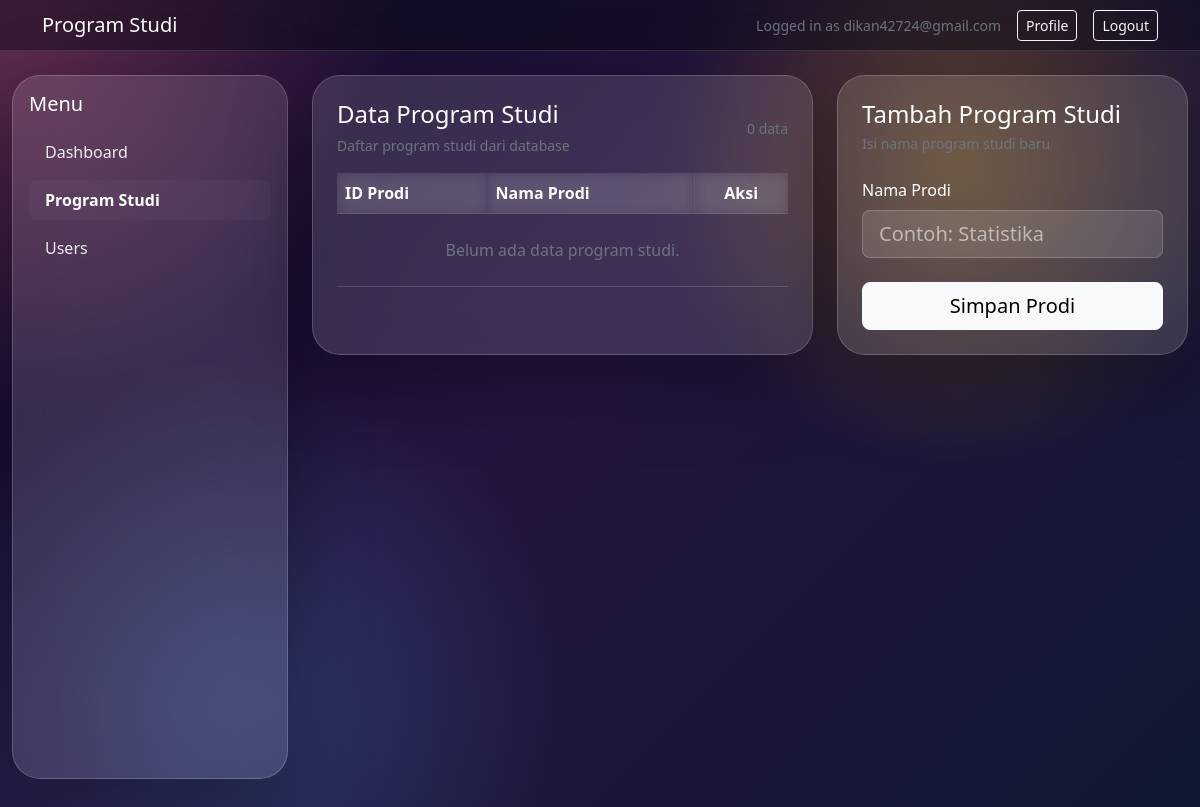
The page /program_studi.php (signed in) on the database as committed earlier.
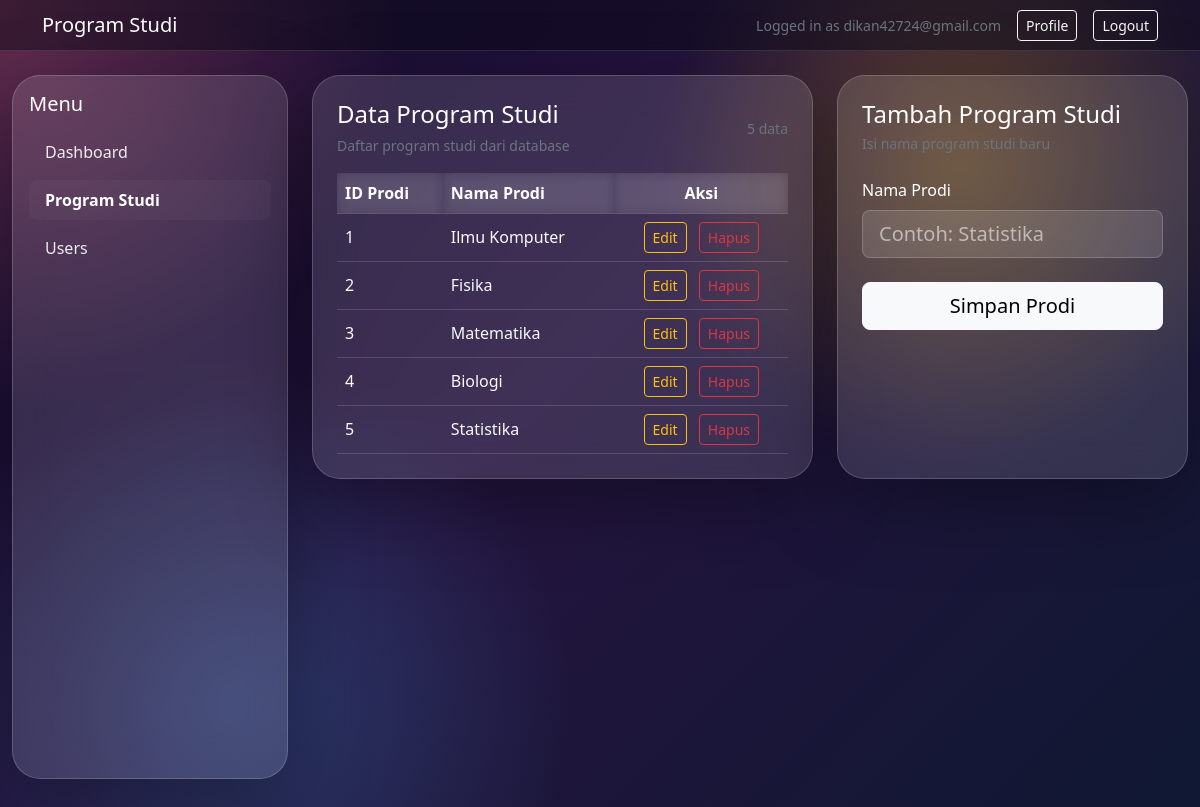
The same page on the database as committed later.
### tables this page shows
CREATE TABLE `prodi_tbl` (
  `prodi_id` int(11) NOT NULL,
  `nama_prodi` varchar(255) NOT NULL
);

### program_studi.php (the view, shortened to what this page needs)
<?php
$dbHost = 'localhost';
$dbUser = 'root';
$dbPassword = '';
$dbName = 'pemweb_db';
$email = $_SESSION['email'] ?? 'User';
$error = '';
$namaProdiValue = '';
$editingProdiId = null;
$conn = new mysqli($dbHost, $dbUser, $dbPassword, $dbName);
$prodiList = [];
if ($error === '') {
	$prodiResult = $conn->query('SELECT prodi_id, nama_prodi FROM prodi_tbl ORDER BY prodi_id ASC');
	if ($prodiResult) {
		while ($row = $prodiResult->fetch_assoc()) {
			$prodiList[] = $row;
		}
	}
}
?>
<!doctype html>
<html lang="en">
<head>
	<link rel="stylesheet" href="css/bootstrap.min.css">
</head>
<body>
	<nav class="navbar navbar-expand-lg navbar-dark" style="background: rgba(10, 10, 20, 0.45); backdrop-filter: blur(16px); border-bottom: 1px solid rgba(255, 255, 255, 0.12);">
		<div class="container">
			<span class="navbar-brand mb-0 h1">Program Studi</span>
			<div class="ms-auto d-flex align-items-center gap-3">
				<span class="text-secondary small">Logged in as <?php echo htmlspecialchars($email, ENT_QUOTES, 'UTF-8'); ?></span>
				<a href="profile.php" class="btn btn-outline-light btn-sm">Profile</a>
				<a href="dashboard.php?logout=1" class="btn btn-outline-light btn-sm">Logout</a>
			</div>
		</div>
	</nav>
	<main class="container-fluid py-4">
		<div class="row g-4">
			<aside class="col-12 col-md-3 mb-4">
				<div class="p-3 hero-glass sidebar">
					<h5 class="mb-3">Menu</h5>
					<ul class="nav flex-column">
						<li class="nav-item mb-2"><a class="nav-link" href="dashboard.php">Dashboard</a></li>
						<li class="nav-item mb-2"><a class="nav-link active" href="program_studi.php">Program Studi</a></li>
						<li class="nav-item mb-2"><a class="nav-link" href="user.php">Users</a></li>
					</ul>
				</div>
			</aside>
			<section class="col-12 col-md-9">
				<div class="row g-4">
					<div class="col-12 col-lg-7">
						<div class="card hero-glass p-4 h-100">
							<div class="d-flex justify-content-between align-items-center mb-3">
								<div>
									<h4 class="mb-1">Data Program Studi</h4>
									<small class="text-secondary">Daftar program studi dari database</small>
								</div>
								<div class="text-secondary small"><?php echo count($prodiList); ?> data</div>
							</div>
							<div class="table-responsive">
								<table class="table table-glass align-middle mb-0">
									<thead>
										<tr>
											<th>ID Prodi</th>
											<th>Nama Prodi</th>
											<th class="text-center">Aksi</th>
										</tr>
									</thead>
									<tbody>
										<?php if (count($prodiList) > 0): ?>
											<?php foreach ($prodiList as $prodi): ?>
												<tr>
													<td><?php echo htmlspecialchars($prodi['prodi_id'] ?? '', ENT_QUOTES, 'UTF-8'); ?></td>
													<td>
														<a href="program_studi.php?edit=<?php echo htmlspecialchars($prodi['prodi_id'] ?? '', ENT_QUOTES, 'UTF-8'); ?>" class="text-light text-decoration-none" style="cursor: pointer;">
															<?php echo htmlspecialchars($prodi['nama_prodi'] ?? '', ENT_QUOTES, 'UTF-8'); ?>
														</a>
													</td>
													<td class="text-center">
														<a href="program_studi.php?edit=<?php echo htmlspecialchars($prodi['prodi_id'] ?? '', ENT_QUOTES, 'UTF-8'); ?>" class="btn btn-sm btn-outline-warning me-2">Edit</a>
														<a href="program_studi.php?delete=<?php echo htmlspecialchars($prodi['prodi_id'] ?? '', ENT_QUOTES, 'UTF-8'); ?>" class="btn btn-sm btn-outline-danger" onclick="return confirm('Apakah Anda yakin ingin menghapus program studi ini?');">Hapus</a>
													</td>
												</tr>
											<?php endforeach; ?>
										<?php else: ?>
											<tr>
												<td colspan="3" class="text-center text-secondary py-4">Belum ada data program studi.</td>
											</tr>
										<?php endif; ?>
									</tbody>
								</table>
							</div>
						</div>
					</div>
					<div class="col-12 col-lg-5">
						<div class="card hero-glass p-4 h-100">
							<h4 class="mb-1"><?php echo $editingProdiId !== null ? 'Edit Program Studi' : 'Tambah Program Studi'; ?></h4>
							<small class="text-secondary d-block mb-4"><?php echo $editingProdiId !== null ? 'Update data program studi' : 'Isi nama program studi baru'; ?></small>
							<form method="post" action="program_studi.php">
								<div class="mb-4">
									<label for="nama_prodi" class="form-label">Nama Prodi</label>
									<input type="text" class="form-control form-control-lg" id="nama_prodi" name="nama_prodi" value="<?php echo htmlspecialchars($namaProdiValue, ENT_QUOTES, 'UTF-8'); ?>" placeholder="Contoh: Statistika" required>
								</div>
								<div class="d-grid gap-2 d-flex">
									<button type="submit" class="btn btn-light btn-lg flex-grow-1"><?php echo $editingProdiId !== null ? 'Perbarui Prodi' : 'Simpan Prodi'; ?></button>
								</div>
							</form>
						</div>
					</div>
				</div>
			</section>
		</div>
	</main>
</body>
</html>

### program_studi.php (style rules this page uses)
body { min-height: 100vh; background: radial-gradient(circle at top left, rgba(255, 111, 145, 0.35), transparent 28%), radial-gradient(circle at 80% 20%, rgba(255, 196, 0, 0.28), transparent 26%), radial-gradient(circle at 20% 85%, rgba(76, 175, 255, 0.24), transparent 28%), linear-gradient(135deg, #140b2d 0%, #25143f 45%, #0f1832 100%); color: #fff; }
.hero-glass { backdrop-filter: blur(20px); background: rgba(255, 255, 255, 0.12); border: 1px solid rgba(255, 255, 255, 0.18); color: #fff; border-radius: 1.75rem; box-shadow: 0 24px 80px rgba(0, 0, 0, 0.35); }
.table-glass { --bs-table-bg: transparent; --bs-table-color: #fff; --bs-table-border-color: rgba(255, 255, 255, 0.15); }
.table-responsive { max-height: 360px; overflow-y: auto; }
.table-responsive table { margin-bottom: 0; }
.table-responsive thead th { position: sticky; top: 0; z-index: 2; background: rgba(255, 255, 255, 0.06); backdrop-filter: blur(6px); color: #fff; }
.form-control { background: rgba(255, 255, 255, 0.12); border: 1px solid rgba(255, 255, 255, 0.18); color: #fff; }
.form-control::placeholder { color: rgba(255, 255, 255, 0.55); }
.sidebar { min-height: calc(100vh - 96px); position: sticky; top: 72px; }
.sidebar .nav-link { color: rgba(255,255,255,0.9); }
.sidebar .nav-link.active { font-weight: 700; color: #fff; background: rgba(255,255,255,0.03); border-radius: 0.5rem; }

Rows that differ between the two databases and show on the page:
added prodi_tbl: prodi_id "1", nama_prodi "Ilmu Komputer"
added prodi_tbl: prodi_id "2", nama_prodi "Fisika"
added prodi_tbl: prodi_id "3", nama_prodi "Matematika"
added prodi_tbl: prodi_id "4", nama_prodi "Biologi"
added prodi_tbl: prodi_id "5", nama_prodi "Statistika"
Other text that changed with them:
count($prodiList): "0" → "5"
text no longer shown: "Belum ada data program studi."
